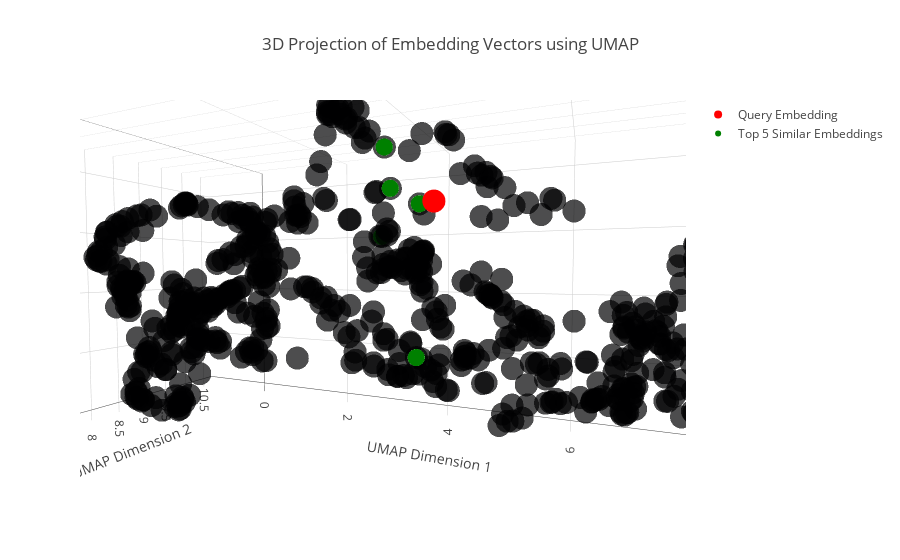

Notebook source saved alongside this figure:
### Code cell
# Extract embedding vectors from FAISS index
num_vectors = vectorstore.index.ntotal
embedding_vectors = vectorstore.index.reconstruct_n(0, num_vectors)

# Compute the query embedding vector
query_embedding = embeddings.embed_documents([question])[0]

# Add the query embedding to the document embeddings
all_embeddings = np.vstack((embedding_vectors, query_embedding))

# Apply UMAP for 3D dimensionality reduction
reducer_3d = umap.UMAP(n_components=3)
embedding_vectors_3d = reducer_3d.fit_transform(all_embeddings)

# Separate document embeddings and query embedding for plotting
doc_embeddings_3d = embedding_vectors_3d[:-1]
query_embedding_3d = embedding_vectors_3d[-1]

# Perform similarity search
distances, indices = vectorstore.index.search(np.array([query_embedding]), k=5)

# Plot the 3D projection using Plotly
fig = px.scatter_3d(
    x=doc_embeddings_3d[:, 0],
    y=doc_embeddings_3d[:, 1],
    z=doc_embeddings_3d[:, 2],
    opacity=0.7,
    title='3D Projection of Embedding Vectors using UMAP'
)

# Add the query embedding to the plot with a different color
fig.add_trace(go.Scatter3d(
    x=[query_embedding_3d[0]],
    y=[query_embedding_3d[1]],
    z=[query_embedding_3d[2]],
    mode='markers',
    marker=dict(size=8, color='red'),
    name='Query Embedding'
))

# Highlight the top 5 most similar document embeddings
fig.add_trace(go.Scatter3d(
    x=doc_embeddings_3d[indices[0], 0],
    y=doc_embeddings_3d[indices[0], 1],
    z=doc_embeddings_3d[indices[0], 2],
    mode='markers',
    marker=dict(size=6, color='green'),
    name='Top 5 Similar Embeddings'
))

fig.update_layout(scene=dict(
    xaxis_title='UMAP Dimension 1',
    yaxis_title='UMAP Dimension 2',
    zaxis_title='UMAP Dimension 3'
))
fig.show()

### Figure 1 — Plotly figure (JSON) as saved in the notebook; plotly's stock layout.template omitted (floating-point values rounded to 4 significant figures; data arrays with more than 128 entries replaced by an {"elided": "..."} marker saying what was removed)
{"data": [{"hovertemplate": "x=%{x}<br>y=%{y}<br>z=%{z}<extra></extra>", "legendgroup": "", "marker": {"color": "#000001", "opacity": 0.7, "symbol": "circle"}, "mode": "markers", "name": "", "scene": "scene", "showlegend": false, "type": "scatter3d", "x": {"elided": "689 float values"}, "y": {"elided": "689 float values"}, "z": {"elided": "689 float values"}}, {"marker": {"color": "red", "size": 8}, "mode": "markers", "name": "Query Embedding", "type": "scatter3d", "x": [4.625], "y": [7.921], "z": [3.148]}, {"marker": {"color": "green", "size": 6}, "mode": "markers", "name": "Top 5 Similar Embeddings", "type": "scatter3d", "x": [4.463, 4.128, 3.884, 4.129, 4.096], "y": [7.898, 7.847, 8.146, 7.674, 8.82], "z": [3.124, 3.313, 2.792, 3.738, 1.189]}], "layout": {"autosize": true, "legend": {"tracegroupgap": 0}, "scene": {"aspectmode": "auto", "aspectratio": {"x": 1.79, "y": 0.7001, "z": 0.7981}, "camera": {"center": {"x": 0, "y": 0, "z": 0}, "eye": {"x": 0.4503, "y": -1.007, "z": 0.04548}, "projection": {"type": "perspective"}, "up": {"x": 0, "y": 0, "z": 1}}, "domain": {"x": [0, 1], "y": [0, 1]}, "xaxis": {"title": {"text": "UMAP Dimension 1"}, "type": "linear"}, "yaxis": {"title": {"text": "UMAP Dimension 2"}, "type": "linear"}, "zaxis": {"title": {"text": "UMAP Dimension 3"}, "type": "linear"}}, "title": {"text": "3D Projection of Embedding Vectors using UMAP"}}}
